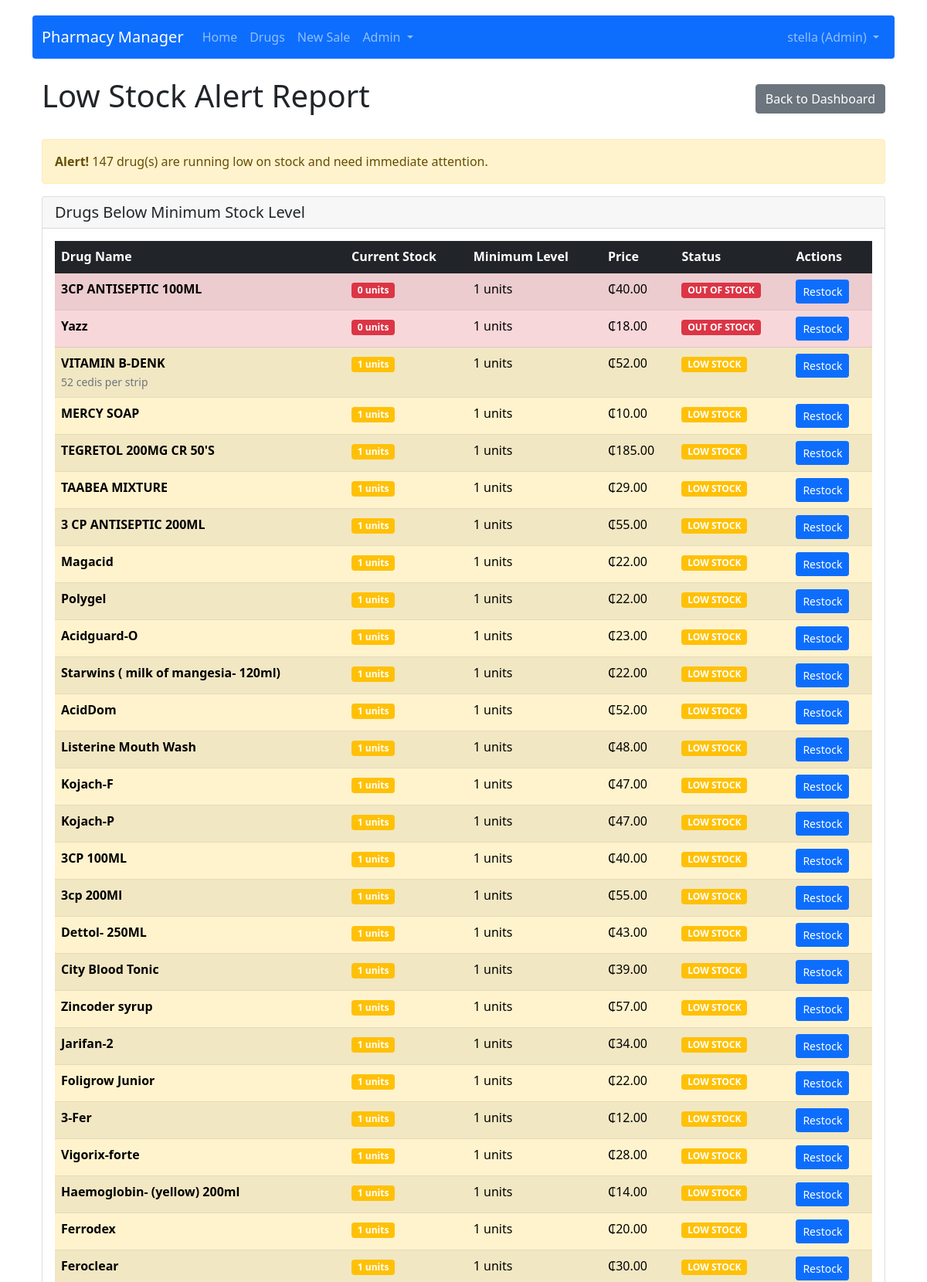
Page /low-stock/ (signed in, upper part) on the committed database.
### app/models.py (models this page shows, shortened)
class User(AbstractUser):
    ROLE_CHOICES = [
        ('admin', 'Admin'),
        ('reception', 'Reception'),
    ]
    role = models.CharField(max_length=20, choices=ROLE_CHOICES, default='reception')
    phone_number = models.CharField(max_length=15, blank=True, null=True)
    is_active_user = models.BooleanField(default=True)
    created_at = models.DateTimeField(auto_now_add=True)
    last_login_time = models.DateTimeField(null=True, blank=True)
    def is_admin(self):
        return self.role == 'admin'

class Drug(models.Model):
    name = models.CharField(max_length=200)
    description = models.TextField(blank=True, null=True)
    price = models.DecimalField(max_digits=10, decimal_places=2)
    stock_quantity = models.IntegerField(default=0)
    minimum_stock_level = models.IntegerField(default=1)
    created_at = models.DateTimeField(auto_now_add=True)
    updated_at = models.DateTimeField(auto_now=True)

### app/views.py (the view)
# urls.py: path('low-stock/', views.low_stock_report, name='low_stock_report'),
@admin_required
def low_stock_report(request):
    from django.db import models
    low_stock_drugs = Drug.objects.filter(
        stock_quantity__lte=models.F('minimum_stock_level')
    ).order_by('stock_quantity')
    return render(request, 'app/low_stock_report.html', {
        'low_stock_drugs': low_stock_drugs
    })

### app/views.py (called while the page is built)
def admin_required(view_func):
    @wraps(view_func)
    @login_required
    def _wrapped_view(request, *args, **kwargs):
        if not request.user.is_admin():
            return HttpResponseForbidden("Admin access required")
        return view_func(request, *args, **kwargs)
    return _wrapped_view

### app/templates/app/low_stock_report.html (shortened to what this page needs)
{% extends 'app/base.html' %}
{% load static %}
{% block content %}
<div class="container mt-4">
    <div class="row">
        <div class="col-12">
            <div class="d-flex justify-content-between align-items-center mb-4">
                <h1>Low Stock Alert Report</h1>
                <a href="{% url 'admin_dashboard' %}" class="btn btn-secondary">
                     Back to Dashboard
                </a>
            </div>
            {% if low_stock_drugs %}
            <div class="alert alert-warning">
                <strong>Alert!</strong> {{ low_stock_drugs|length }} drug(s) are running low on stock and need immediate attention.
            </div>
            <div class="card">
                <div class="card-header">
                    <h5 class="mb-0">Drugs Below Minimum Stock Level</h5>
                </div>
                <div class="card-body">
                    <div class="table-responsive">
                        <table class="table table-striped table-hover">
                            <thead class="table-dark">
                                <tr>
                                    <th>Drug Name</th>
                                    <th>Current Stock</th>
                                    <th>Minimum Level</th>
                                    <th>Price</th>
                                    <th>Status</th>
                                    <th>Actions</th>
                                </tr>
                            </thead>
                            <tbody>
                                {% for drug in low_stock_drugs %}
                                <tr class="{% if drug.stock_quantity == 0 %}table-danger{% else %}table-warning{% endif %}">
                                    <td>
                                        <strong>{{ drug.name }}</strong>
                                        {% if drug.description %}
                                        <br><small class="text-muted">{{ drug.description|truncatewords:10 }}</small>
                                        {% endif %}
                                    </td>
                                    <td>
                                        <span class="badge {% if drug.stock_quantity == 0 %}bg-danger{% else %}bg-warning{% endif %}">
                                            {{ drug.stock_quantity }} units
                                        </span>
                                    </td>
                                    <td>{{ drug.minimum_stock_level }} units</td>
                                    <td>₵{{ drug.price|floatformat:2 }}</td>
                                    <td>
                                        {% if drug.stock_quantity == 0 %}
                                            <span class="badge bg-danger">OUT OF STOCK</span>
                                        {% elif drug.stock_quantity <= drug.minimum_stock_level %}
                                            <span class="badge bg-warning">LOW STOCK</span>
                                        {% endif %}
                                    </td>
                                    <td>
                                        <a href="{% url 'edit_drug' drug.pk %}" class="btn btn-sm btn-primary">
                                             Restock
                                        </a>
                                    </td>
                                </tr>
                                {% endfor %}
                            </tbody>
                        </table>
                    </div>
                </div>
            </div>
            {% endif %}
        </div>
    </div>
</div>
{% endblock %}

### app/templates/app/base.html (shortened to what this page needs)
<!DOCTYPE html>
<html lang="en">
<head>
    <link href="https://cdn.jsdelivr.net/npm/bootstrap@5.1.3/dist/css/bootstrap.min.css" rel="stylesheet">
    <link href="https://cdnjs.cloudflare.com/ajax/libs/font-awesome/6.0.0/css/all.min.css" rel="stylesheet">
</head>
<body>
    <div class="container">
        <nav class="navbar navbar-expand-lg navbar-dark bg-primary rounded">
            <div class="container-fluid">
                <a class="navbar-brand" href="{% url 'home' %}">Pharmacy Manager</a>
                <div class="collapse navbar-collapse" id="navbarNav">
                    <ul class="navbar-nav">
                        <li class="nav-item">
                            <a class="nav-link" href="{% url 'home' %}">Home</a>
                        </li>
                        <li class="nav-item">
                            <a class="nav-link" href="{% url 'drug_list' %}">Drugs</a>
                        </li>
                        <li class="nav-item">
                            <a class="nav-link" href="{% url 'create_sale' %}">New Sale</a>
                        </li>
                        {% if user.is_authenticated and user.is_admin %}
                        <li class="nav-item dropdown">
                            <a class="nav-link dropdown-toggle" href="#" id="adminDropdown" role="button" data-bs-toggle="dropdown">
                                Admin
                            </a>
                        </li>
                        {% endif %}
                    </ul>
                    <ul class="navbar-nav ms-auto">
                        {% if user.is_authenticated %}
                        <li class="nav-item dropdown">
                            <a class="nav-link dropdown-toggle" href="#" id="userDropdown" role="button" data-bs-toggle="dropdown">
                                {{ user.username }} ({{ user.get_role_display }})
                            </a>
                        </li>
                        {% else %}
                        <li class="nav-item">
                            <a class="nav-link" href="{% url 'login' %}">Login</a>
                        </li>
                        {% endif %}
                    </ul>
                </div>
            </div>
        </nav>
        <div class="content">
            {% block content %}{% endblock %}
        </div>
    </div>
</body>
</html>

### app/templates/app/base.html (style rules this page uses)
body { padding-top: 20px; }
.navbar { margin-bottom: 20px; }
.content { margin-top: 20px; }

### rows in the picture
User: username "stella", role "Admin"
Drug: name "3CP ANTISEPTIC 100ML", stock_quantity "0", minimum_stock_level "1", price "40.00", shows "OUT OF STOCK"
Drug: name "Yazz", stock_quantity "0", minimum_stock_level "1", price "18.00", shows "OUT OF STOCK"
Drug: name "VITAMIN B-DENK", description "52 cedis per strip", stock_quantity "1", minimum_stock_level "1", price "52.00", shows "LOW STOCK"
Drug: name "MERCY SOAP", stock_quantity "1", minimum_stock_level "1", price "10.00", shows "LOW STOCK"
Drug: name "TEGRETOL 200MG CR 50'S", stock_quantity "1", minimum_stock_level "1", price "185.00", shows "LOW STOCK"
Drug: name "TAABEA MIXTURE", stock_quantity "1", minimum_stock_level "1", price "29.00", shows "LOW STOCK"
Drug: name "3 CP ANTISEPTIC 200ML", stock_quantity "1", minimum_stock_level "1", price "55.00", shows "LOW STOCK"
Drug: name "Magacid", stock_quantity "1", minimum_stock_level "1", price "22.00", shows "LOW STOCK"
Drug: name "Polygel", stock_quantity "1", minimum_stock_level "1", price "22.00", shows "LOW STOCK"
Drug: name "Acidguard-O", stock_quantity "1", minimum_stock_level "1", price "23.00", shows "LOW STOCK"
Drug: name "Starwins ( milk of mangesia- 120ml)", stock_quantity "1", minimum_stock_level "1", price "22.00", shows "LOW STOCK"
Drug: name "AcidDom", stock_quantity "1", minimum_stock_level "1", price "52.00", shows "LOW STOCK"
Drug: name "Listerine Mouth Wash", stock_quantity "1", minimum_stock_level "1", price "48.00", shows "LOW STOCK"
Drug: name "Kojach-F", stock_quantity "1", minimum_stock_level "1", price "47.00", shows "LOW STOCK"
Drug: name "Kojach-P", stock_quantity "1", minimum_stock_level "1", price "47.00", shows "LOW STOCK"
Drug: name "3CP 100ML", stock_quantity "1", minimum_stock_level "1", price "40.00", shows "LOW STOCK"
Drug: name "3cp 200Ml", stock_quantity "1", minimum_stock_level "1", price "55.00", shows "LOW STOCK"
Drug: name "Dettol- 250ML", stock_quantity "1", minimum_stock_level "1", price "43.00", shows "LOW STOCK"
Drug: name "City Blood Tonic", stock_quantity "1", minimum_stock_level "1", price "39.00", shows "LOW STOCK"
Drug: name "Zincoder syrup", stock_quantity "1", minimum_stock_level "1", price "57.00", shows "LOW STOCK"
Drug: name "Jarifan-2", stock_quantity "1", minimum_stock_level "1", price "34.00", shows "LOW STOCK"
Drug: name "Foligrow Junior", stock_quantity "1", minimum_stock_level "1", price "22.00", shows "LOW STOCK"
Drug: name "3-Fer", stock_quantity "1", minimum_stock_level "1", price "12.00", shows "LOW STOCK"
Drug: name "Vigorix-forte", stock_quantity "1", minimum_stock_level "1", price "28.00", shows "LOW STOCK"
Drug: name "Haemoglobin- (yellow) 200ml", stock_quantity "1", minimum_stock_level "1", price "14.00", shows "LOW STOCK"
Drug: name "Ferrodex", stock_quantity "1", minimum_stock_level "1", price "20.00", shows "LOW STOCK"
Drug: name "Feroclear", stock_quantity "1", minimum_stock_level "1", price "30.00", shows "LOW STOCK"

### other values in the picture
{{ low_stock_drugs|length }} "147"
